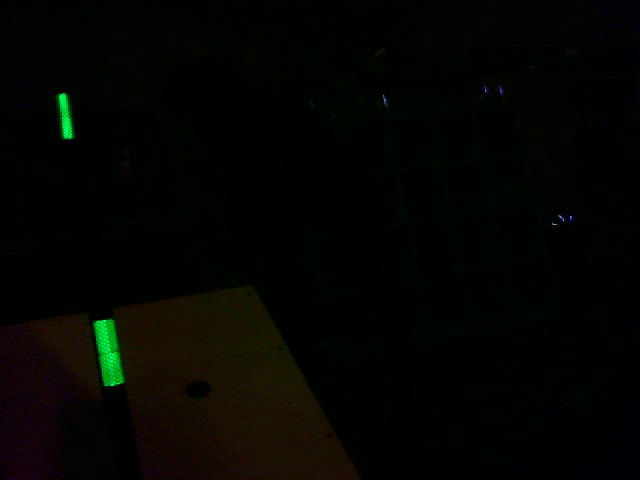
#> input picture frame 24 of vision/test/videos/filename6brightness0saturation89contrast100exposure_abs0.avi, 640 x 480 px, given in place of n100contrast100exposure_abs0(test_2_42_inches_from_pole).avi, which was not available
$ python test.py   (older library calls are emulated)
#> lines starting #> are read from the running program, lines starting #| are printed output that depends on the picture; after the words box and inside, x2 and y2 are one past the last pixel; in counts of white or black regions, pixels touching at a corner belong together; long printed decimals are rounded; pictures that were not available may be replaced by others from this repository, and a replacement may not be noted
#> further down, frame is the input picture: shape (480, 640, 3); mean B, G, R 1.8, 4.7, 3.9
### vision/test/pipelines/Pipelines.py
import cv2
import numpy as np
import math
import time

def test(frame):
    return detect_pole(frame)

# basic setting variables (constants)
width = 680
height = 480
port = 8083
minimumArea = 25
maximumArea = 300
yTolerance = 3000

name = "reflectivetape"

lower_threshold = np.array([56, 100, 65])
upper_threshold = np.array([74, 255, 255])


def detect_pole(input_img):
    # convert image to hsv

    # TODO What kind of blur?
    blurred = cv2.blur(input_img, (10,10))

    hsv = cv2.cvtColor(blurred, cv2.COLOR_BGR2HSV)
#> hsv: shape (480, 640, 3); mean H, S, V 57.4, 188.2, 6.3

    # get threshold
    threshold = cv2.inRange(hsv, lower_threshold, upper_threshold)
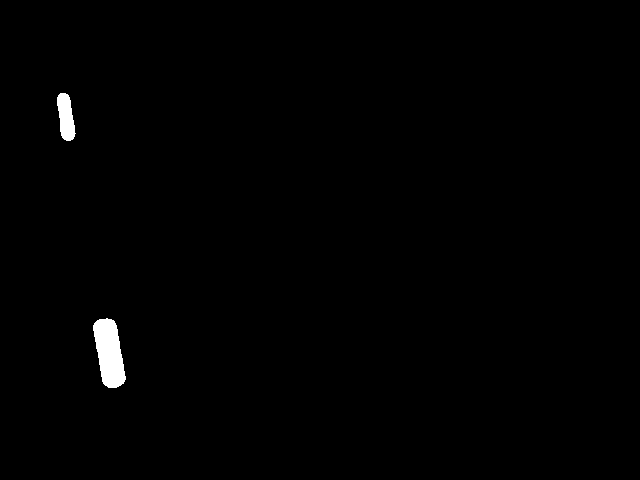
#> threshold: shape (480, 640); 0.72% white; 2 white regions, box (x1, y1, x2, y2) and area: (93, 318, 126, 388) 1582, (57, 93, 76, 141) 630

    # erode and then dilate by 3 x 3 kernel of 1s
    kernel = np.ones((3, 3), np.uint8)
    threshold = cv2.morphologyEx(threshold, cv2.MORPH_OPEN, kernel)
#> threshold: shape (480, 640); 0.72% white; 2 white regions, box (x1, y1, x2, y2) and area: (93, 319, 126, 388) 1580, (57, 93, 75, 141) 629
    calibration = cv2.cvtColor(threshold, cv2.COLOR_GRAY2RGB)
#> calibration: shape (480, 640, 3); 0.72% white; 2 white regions

    # get contours, TODO use first one for actual deployment on wpilibpi
    # _, contours, _ = cv2.findContours(threshold, cv2.RETR_EXTERNAL, cv2.CHAIN_APPROX_SIMPLE)
    contours, _ = cv2.findContours(threshold, cv2.RETR_EXTERNAL, cv2.CHAIN_APPROX_SIMPLE)
#> contours = 2 contours; box (x1, y1, x2, y2) and area: (93, 319, 126, 388) 1498, (57, 93, 75, 141) 575

    # init filtered array
    filtered = []

    rv = 0
    d1 = 0
    d2 = 0
    # fill filtered array with values from all contours with an area greater than 15
    # respective values are the contour's center x-value, center y-value,
    # bounding-rectangle lower-left x-val bounding-rect lower-left y-val,
    # bounding rect upper-right x, bounding-rect upper-right y-val, and area
    for c in contours:
        area = cv2.contourArea(c)
        # if (area < minimumArea or area > maximumArea):
        #     continue
        rect = cv2.boundingRect(c)
        x,y,w,h = rect
        cv2.rectangle(input_img,(x,y),(x+w,y+h),(0,255,0),2)
        M = cv2.moments(c)
        # gets center x and y, x1, x2, y1, y2, and area
        if M["m00"] != 0:
            cX = int(M["m10"] / M["m00"])
            cY = int(M["m01"] / M["m00"])
            filtered.append((cX, cY, x, x+w, y, y+h, area, h))
            rv+=1
#> this loop made 2 passes
#> (area, x, y, w, h, cX, cY, rv) on passes 1 to 2: (1498, 93, 319, 33, 69, 108, 352, 1), (575, 57, 93, 18, 48, 65, 116, 2)
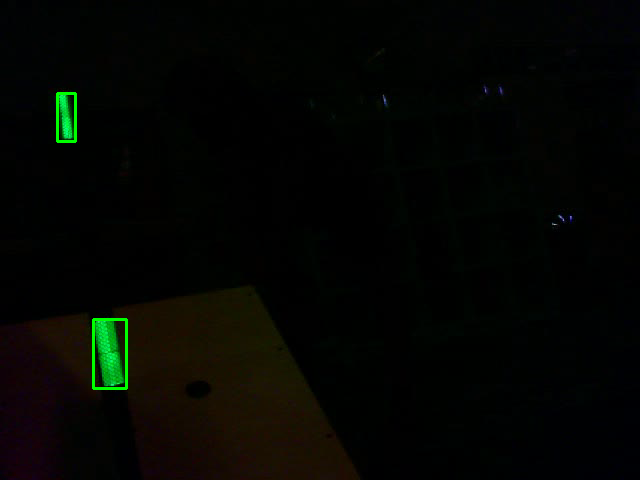
#> input_img: shape (480, 640, 3); 0.33% of pixels changed, all inside (x1, y1, x2, y2) = (56, 92, 128, 390)
#> after the loop, filtered = [(108, 352, 93, 126, 319, 388, 1498, 69), (65, 116, 57, 75, 93, 141, 575, 48)]; rv = 2

    # dist1 = 359-
    if rv == 0:
        return input_img

    for tape in filtered:
        if tape[1] < height * 0.5:
            d1 = 359 - 81.3 * math.log(tape[7])
        else:
            d2 =  387 - 78.6 * math.log(tape[7])
#> this loop made 2 passes
#> (tape, d2) on pass 1: ((108, 352, 93, 126, 319, 388, 1498, 69), 54.2)
#> (tape, d1) on pass 2: ((65, 116, 57, 75, 93, 141, 575, 48), 44.27)

    filtered.sort(key=lambda c: c[6])

    try:
        a = filtered[0]
#> a = (65, 116, 57, 75, 93, 141, 575, 48)
        b = filtered[1]
#> b = (108, 352, 93, 126, 319, 388, 1498, 69)
        print(f"A - height: {a[5]-a[4]}, area: {a[6]}, cY: {a[1]}, distance {d1}")
#| A - height: 48, area: 575.0, cY: 116, distance 44.271
        print(f"B - height: {b[5]-b[4]}, area: {b[6]}, cY: {b[1]}, distance {d2}")
#| B - height: 69, area: 1498.0, cY: 352, distance 54.199
    except:
        time.sleep(0.01)

    # cv2.rectangle(input_img,(fx, fy),(bx, by),(0,255,0),2)
    return input_img

### vision/test/pipelines/test.py
from Pipelines import test

import cv2
import numpy as np
import time

# filename or index
# i = "vision/test/videos/filename6brightness0saturation89contrast100exposure_abs0.avi"
i = "vision/test/videos/filename6brightness0saturation100contrast100exposure_abs0(test_2_42_inches_from_pole).avi"

cap = cv2.VideoCapture(i)


while True:
    ret, frame = cap.read()

    # [4 lines of commented-out code are left out]

    frame = test(frame)

    cv2.imshow('frame',frame)         # show image
    if cv2.waitKey(10) == ord('q'):  # wait a bit, and see keyboard press
#> (key q is pressed here)
        break                        # if q pressed, quit
    elif cv2.waitKey(10) == ord('p'):
        while cv2.waitKey(10) != ord('p'):
            time.sleep(.02)

# release things before quiting
cap.release()
cv2.destroyAllWindows()

$ run again, starting later in the video
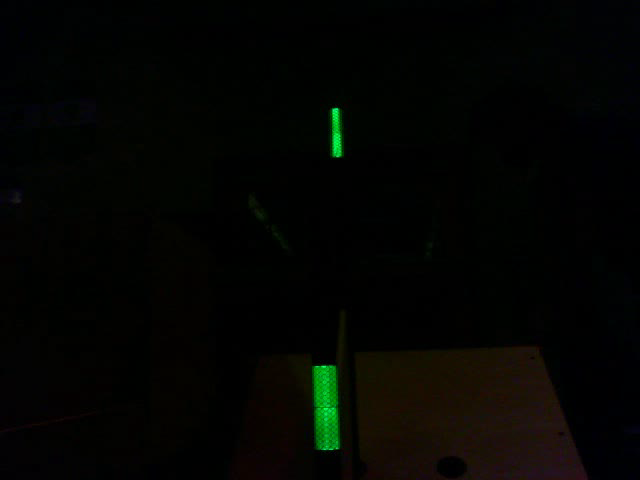
#> input picture frame 108 of vision/test/videos/filename6brightness0saturation89contrast100exposure_abs0.avi, 640 x 480 px, given in place of n100contrast100exposure_abs0(test_2_42_inches_from_pole).avi, which was not available
#> frame is the input picture: shape (480, 640, 3); mean B, G, R 1.8, 4.6, 3.5
#> hsv: shape (480, 640, 3); mean H, S, V 51.6, 192.5, 5.9
#> in detect_pole, `threshold = cv2.inRange(hsv, lower_threshold, upper_threshold)`:
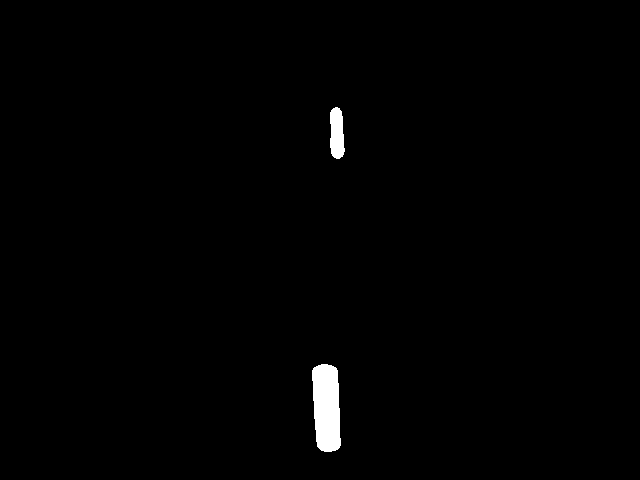
#> threshold: shape (480, 640); 0.9% white; 2 white regions, box (x1, y1, x2, y2) and area: (312, 364, 341, 452) 2143, (330, 107, 345, 159) 629
#> calibration: shape (480, 640, 3); 0.9% white; 2 white regions
#> contours = 2 contours; box (x1, y1, x2, y2) and area: (312, 364, 341, 452) 2041, (330, 107, 345, 159) 572
#> the loop in detect_pole, `for c in contours:` made 2 passes
#> (area, x, y, w, h, cX, cY, rv) on passes 1 to 2: (2041, 312, 364, 29, 88, 326, 407, 1), (572.5, 330, 107, 15, 52, 336, 133, 2)
#> after the loop in detect_pole, `for c in contours:`:
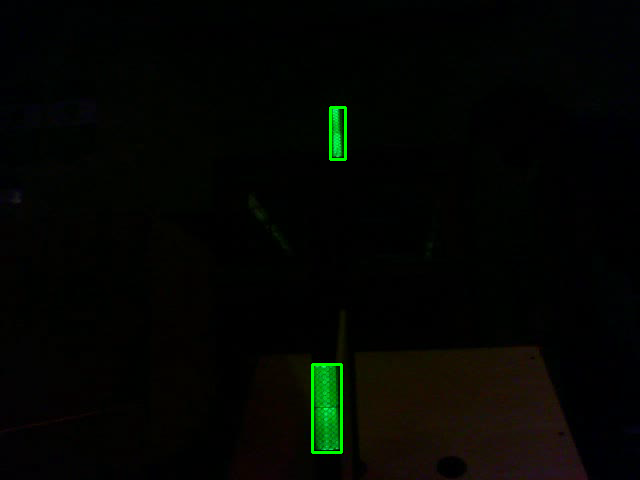
#> input_img: shape (480, 640, 3); 0.36% of pixels changed, all inside (x1, y1, x2, y2) = (311, 106, 347, 454)
#> after the loop in detect_pole, `for c in contours:`: filtered = [(326, 407, 312, 341, 364, 452, 2041, 88), (336, 133, 330, 345, 107, 159, 572.5, 52)]; rv = 2
#> the loop in detect_pole, `for tape in filtered:` made 2 passes
#> (tape, d2) on pass 1: ((326, 407, 312, 341, 364, 452, 2041, 88), 35.08)
#> a = (336, 133, 330, 345, 107, 159, 572.5, 52)
#> b = (326, 407, 312, 341, 364, 452, 2041, 88)
#| A - height: 52, area: 572.5, cY: 133, distance 37.764
#| B - height: 88, area: 2041.0, cY: 407, distance 35.081

$ run again, starting later in the video
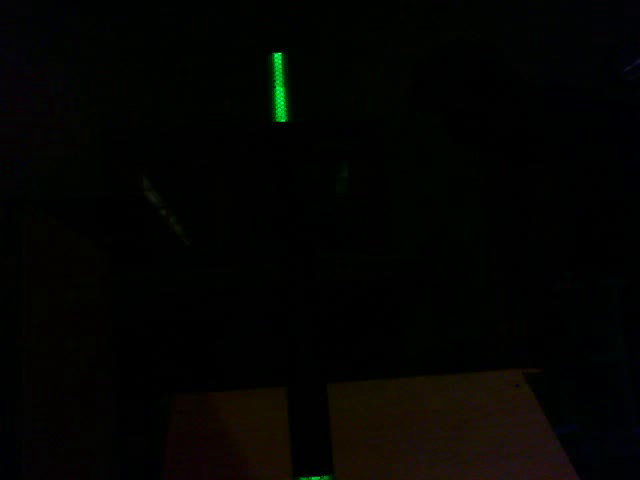
#> input picture frame 192 of vision/test/videos/filename6brightness0saturation89contrast100exposure_abs0.avi, 640 x 480 px, given in place of n100contrast100exposure_abs0(test_2_42_inches_from_pole).avi, which was not available
#> frame is the input picture: shape (480, 640, 3); mean B, G, R 1.8, 3.7, 3.6
#> hsv: shape (480, 640, 3); mean H, S, V 48.8, 168.4, 5.2
#> in detect_pole, `threshold = cv2.inRange(hsv, lower_threshold, upper_threshold)`:
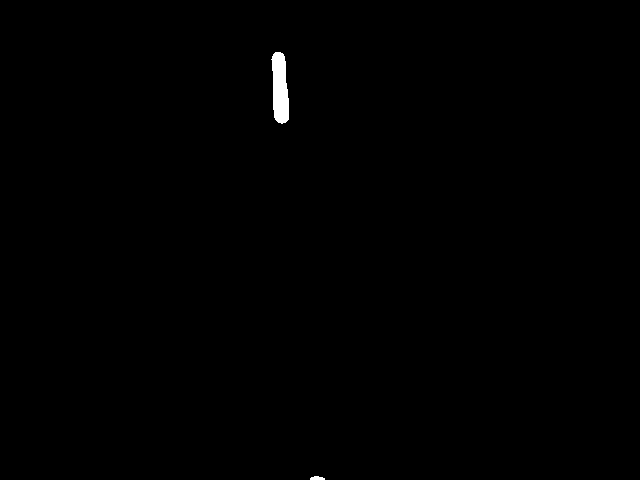
#> threshold: shape (480, 640); 0.34% white; 2 white regions, box (x1, y1, x2, y2) and area: (271, 52, 289, 124) 990, (310, 476, 325, 480) 47
#> calibration: shape (480, 640, 3); 0.34% white; 2 white regions
#> contours = 2 contours; box (x1, y1, x2, y2) and area: (272, 52, 289, 123) 910, (310, 476, 325, 480) 31
#> the loop in detect_pole, `for c in contours:` made 2 passes
#> (area, x, y, w, h, cX, cY, rv) on passes 1 to 2: (31, 310, 476, 15, 4, 316, 477, 1), (909.5, 272, 52, 17, 71, 279, 88, 2)
#> after the loop in detect_pole, `for c in contours:`:
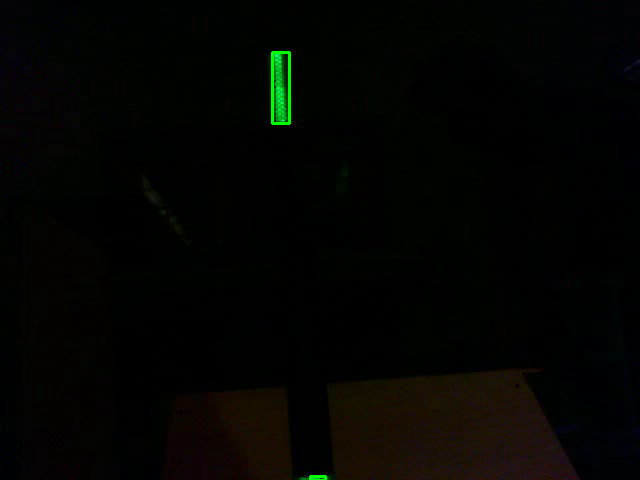
#> input_img: shape (480, 640, 3); 0.2% of pixels changed, all inside (x1, y1, x2, y2) = (271, 51, 327, 480)
#> after the loop in detect_pole, `for c in contours:`: filtered = [(316, 477, 310, 325, 476, 480, 31, 4), (279, 88, 272, 289, 52, 123, 909.5, 71)]; rv = 2
#> the loop in detect_pole, `for tape in filtered:` made 2 passes
#> (tape, d2) on pass 1: ((316, 477, 310, 325, 476, 480, 31, 4), 278)
#> a = (316, 477, 310, 325, 476, 480, 31, 4)
#> b = (279, 88, 272, 289, 52, 123, 909.5, 71)
#| A - height: 4, area: 31.0, cY: 477, distance 12.444
#| B - height: 71, area: 909.5, cY: 88, distance 278.037
